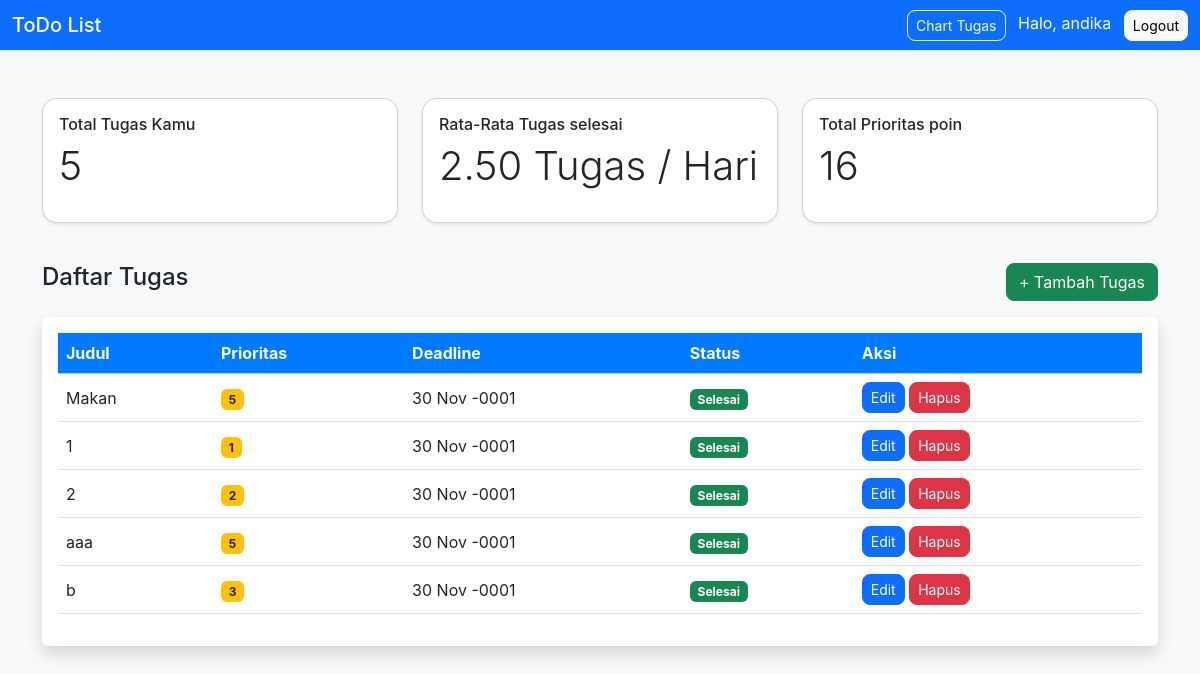
Before: /index.php (signed in) with the older database file.
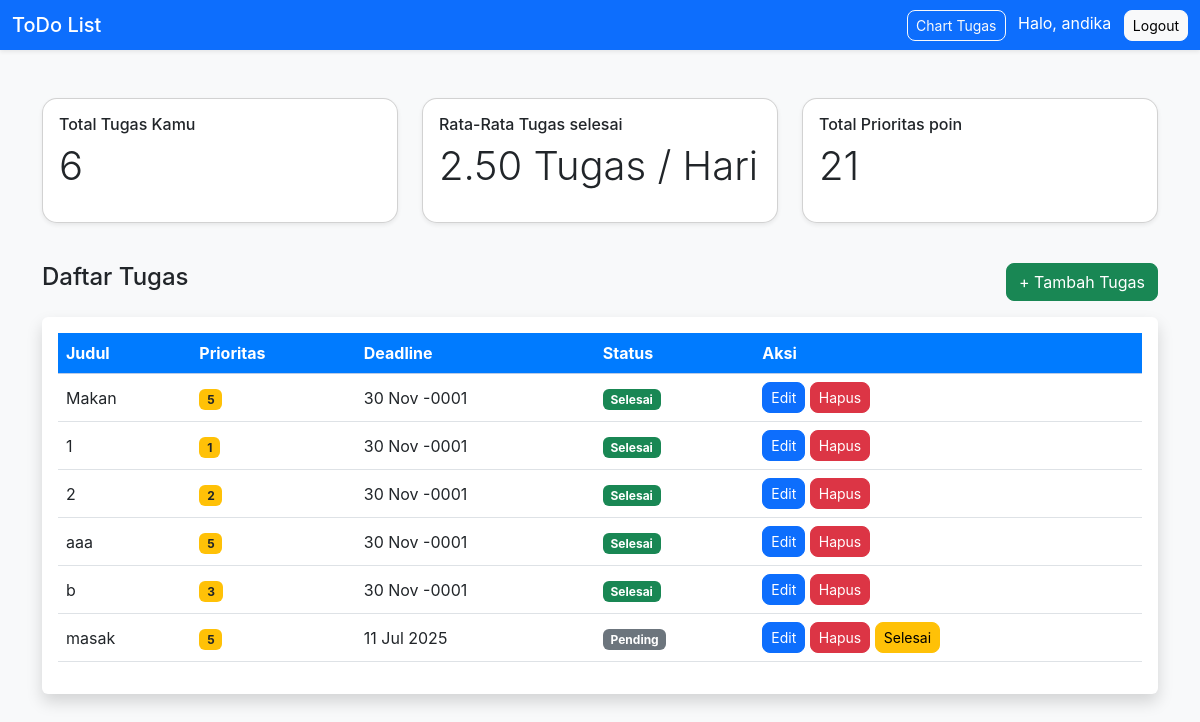
After: the same page with the newer database file.
### tables this page shows
CREATE TABLE `todos` (
  `id` int(11) NOT NULL,
  `user_id` int(11) DEFAULT NULL,
  `title` varchar(100) DEFAULT NULL,
  `description` text DEFAULT NULL,
  `priority` int(11) DEFAULT NULL,
  `deadline` date DEFAULT NULL,
  `status` enum('pending','completed') DEFAULT 'pending',
  `created_at` timestamp NOT NULL DEFAULT current_timestamp()
);

### index.php (the view, shortened to what this page needs)
<?php
include 'db.php';
$userId = $_SESSION['user_id'];
$username = $_SESSION['username'];
?>
<!DOCTYPE html>
<html lang="id">
<head>
    <link href="https://cdn.jsdelivr.net/npm/bootstrap@5.3.0/dist/css/bootstrap.min.css" rel="stylesheet">
</head>
<body class="bg-light">
    <nav class="navbar navbar-dark bg-primary mb-4 shadow-sm">
        <div class="container-fluid d-flex justify-content-between align-items-center">
            <span class="navbar-brand mb-0 h1">ToDo List</span>
            <div>
                <a href="fitur_database.php" class="btn btn-sm btn-outline-light me-2">Chart Tugas</a>
                <span class="text-white me-2">Halo, <?= htmlspecialchars($username) ?></span>
                <a href="logout.php" class="btn btn-sm btn-light">Logout</a>
            </div>
        </div>
    </nav>
    <div class="container py-4">
        <div class="row">
            <div class="col-md-4 mb-3">
                <div class="card shadow-sm">
                    <div class="card-body">
                        <h6>Total Tugas Kamu</h6>
                        <?php
                        $res = $conn->query("SELECT total_todo($userId) AS total");
                        $data = $res->fetch_assoc();
                        ?>
                        <p class="display-6"><?= $data['total'] ?? 0 ?></p>
                    </div>
                </div>
            </div>
            <div class="col-md-4 mb-3">
                <div class="card shadow-sm">
                    <div class="card-body">
                        <h6>Rata-Rata Tugas selesai</h6>
                        <?php
                        $res = $conn->query("SELECT avg_complete($userId) AS rata");
                        $data = $res->fetch_assoc();
                        ?>
                        <p class="display-6"><?= number_format($data['rata'] ?? 0, 2) ?> Tugas / Hari</p>
                    </div>
                </div>
            </div>
            <div class="col-md-4 mb-3">
                <div class="card shadow-sm">
                    <div class="card-body">
                        <h6>Total Prioritas poin</h6>
                        <?php
                        $stmt = $conn->prepare("SELECT SUM(priority) AS total_priority_points FROM todos WHERE user_id = ?");
                        $stmt->bind_param("i", $userId);
                        $stmt->execute();
                        $result = $stmt->get_result();
                        $row = $result->fetch_assoc();
                        $totalPriorityPoints = $row['total_priority_points'] ?? 0;
                        ?>
                        <p class="display-6"><?= $totalPriorityPoints ?? 0 ?></p>
                    </div>
                </div>
            </div>
        </div>
    </div>
    <div class="container">
        <div class="d-flex justify-content-between mb-3">
            <h4>Daftar Tugas</h4>
            <a href="add.php" class="btn btn-success">+ Tambah Tugas</a>
        </div>
        <div class="table-responsive bg-white shadow rounded p-3 mb-4">
            <table class="table table-hover align-middle">
                <thead class="table-primary">
                    <tr>
                        <th>Judul</th>
                        <th>Prioritas</th>
                        <th>Deadline</th>
                        <th>Status</th>
                        <th>Aksi</th>
                    </tr>
                </thead>
                <tbody>
                    <?php
                    $result = $conn->query("SELECT * FROM todos WHERE user_id = $userId ORDER BY deadline ASC");
                    while ($row = $result->fetch_assoc()):
                        ?>
                        <tr>
                            <td><?= htmlspecialchars($row['title']) ?></td>
                            <td><span class="badge bg-warning text-dark"><?= $row['priority'] ?></span></td>
                            <td><?= date('d M Y', strtotime($row['deadline'])) ?></td>
                            <td>
                                <?php if ($row['status'] == 'completed'): ?>
                                    <span class="badge bg-success">Selesai</span>
                                <?php else: ?>
                                    <span class="badge bg-secondary">Pending</span>
                                <?php endif; ?>
                            </td>
                            <td>
                                <a href="edit.php?id=<?= $row['id'] ?>" class="btn btn-sm btn-primary">Edit</a>
                                <button type="button" class="btn btn-sm btn-danger" data-bs-toggle="modal" data-bs-target="#deleteConfirmModal" data-id="<?= $row['id'] ?>">
                                    Hapus
                                </button>
                                <?php if ($row['status'] != 'completed'): ?>
                                    <button type="button" class="btn btn-sm btn-warning" data-bs-toggle="modal" data-bs-target="#completeConfirmModal" data-id="<?= $row['id'] ?>">
                                        Selesai
                                    </button>
                                <?php endif; ?>
                            </td>
                        </tr>
                    <?php endwhile; ?>
                </tbody>
            </table>
        </div>
    </div>
</body>
</html>

### index.php (style rules this page uses)
body { font-family: 'Inter', sans-serif; }
.card { border-radius: 15px; }
.btn { border-radius: 8px; }
.table thead th { background-color: #007bff; color: white; }

Changed rows visible on the page:
added todos: title "masak", priority "5", deadline "11 Jul 2025", status "Pending"
Other visible differences:
$data['total']: "5" → "6"
$totalPriorityPoints: "16" → "21"
